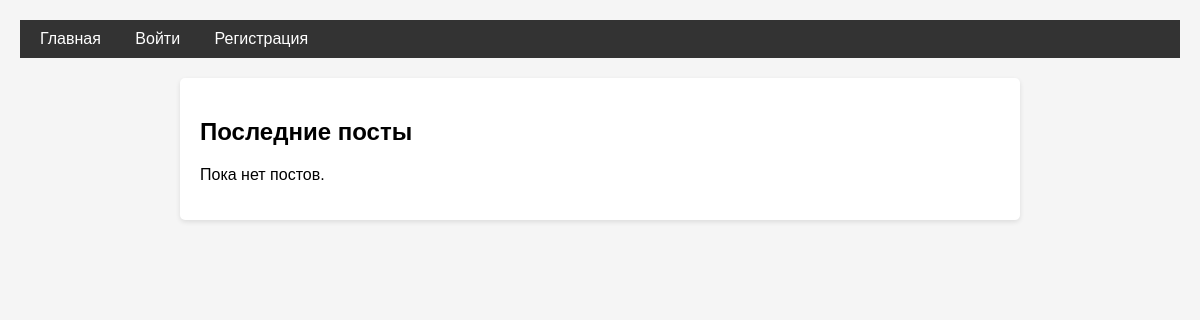
The app's page /, older data.
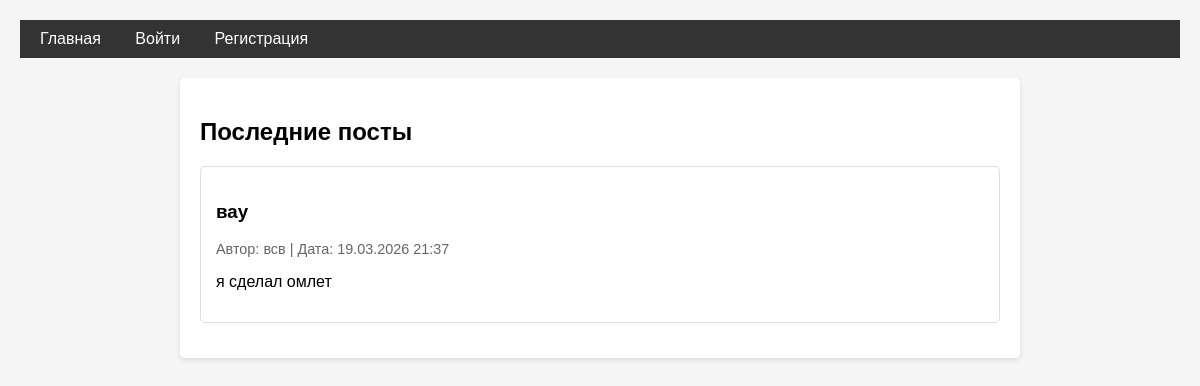
The same page, newer data.
### flaskr/models.py (models this page shows)
class Post(db.Model):
    __tablename__ = 'posts'
    id = db.Column(db.Integer, primary_key=True)
    title = db.Column(db.String(200), nullable=False)
    body = db.Column(db.Text, nullable=False)
    created_at = db.Column(db.DateTime, default=datetime.utcnow)
    user_id = db.Column(db.Integer, db.ForeignKey('users.id'), nullable=False)

class User(UserMixin, db.Model):
    __tablename__ = 'users'
    id = db.Column(db.Integer, primary_key=True)
    username = db.Column(db.String(80), unique=True, nullable=False)
    email = db.Column(db.String(120), unique=True, nullable=False)
    password_hash = db.Column(db.String(200), nullable=False)
    created_at = db.Column(db.DateTime, default=datetime.utcnow)
    posts = db.relationship('Post', backref='author', lazy=True)

### flaskr/blog.py (the view)
@bp.route('/')
def index():
    posts = Post.query.order_by(Post.created_at.desc()).all()
    return render_template('blog/index.html', posts=posts)

### flaskr/templates/blog/index.html (shortened to what this page needs)
{% extends "base.html" %}
{% block content %}
<h2>Последние посты</h2>
{% if posts %}
    {% for post in posts %}
        <div style="border: 1px solid #ddd; padding: 15px; margin-bottom: 15px; border-radius: 5px;">
            <h3>{{ post.title }}</h3>
            <p style="color: #666; font-size: 0.9em;">
                Автор: {{ post.author.username }} |
                Дата: {{ post.created_at.strftime('%d.%m.%Y %H:%M') }}
            </p>
            <p>{{ post.body }}</p>
        </div>
    {% endfor %}
{% else %}
    <p>Пока нет постов. </p>
{% endif %}
{% endblock %}

### flaskr/templates/base.html (shortened to what this page needs)
<!DOCTYPE html>
<html lang="ru">
<head>
</head>
<body>
    <nav>
        <a href="{{ url_for('blog.index') }}">Главная</a>
        {% if current_user.is_authenticated %}
            <a href="{{ url_for('blog.create') }}">Новый пост</a>
            <a href="{{ url_for('auth.logout') }}">Выйти ({{ current_user.username }})</a>
        {% else %}
            <a href="{{ url_for('auth.login') }}">Войти</a>
            <a href="{{ url_for('auth.register') }}">Регистрация</a>
        {% endif %}
    </nav>
    <div class="container">
        {% block content %}{% endblock %}
    </div>
</body>
</html>

### flaskr/templates/base.html (style rules this page uses)
body { font-family: Arial, sans-serif; margin: 0; padding: 20px; background-color: #f5f5f5; }
nav { background-color: #333; padding: 10px; margin-bottom: 20px; }
nav a { color: white; text-decoration: none; padding: 10px; margin-right: 10px; }
.container { max-width: 800px; margin: 0 auto; background-color: white; padding: 20px; border-radius: 5px; box-shadow: 0 2px 5px rgba(0,0,0,0.1); }

Row changes from the older to the newer data that the page shows:
added Post: title "вау", author.username "всв", created_at "19.03.2026 21:37", body "я сделал омлет"
Text that changed along with them:
text no longer shown: "Пока нет постов."
